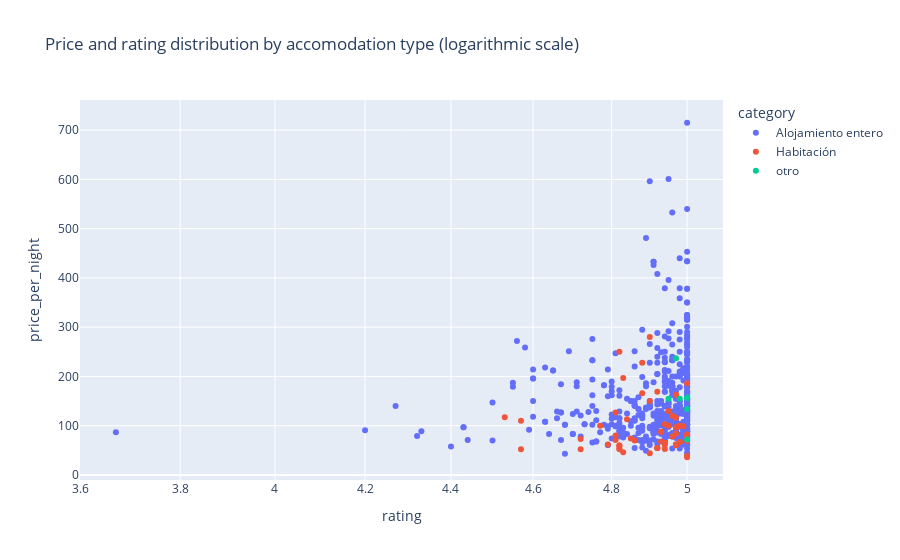

Notebook code for this chart:
### Code cell
px.scatter(
    data_frame=airbnb_data,
    x="rating",
    y="price_per_night",
    log_x=True,
    color="category",
    title="Price and rating distribution by accomodation type (logarithmic scale)",
    labels={"x": "Rating (log scale)", "y": "Price per night"},
)

### Figure 1 — Plotly figure (JSON) as saved in the notebook; plotly's stock layout.template omitted (floating-point values rounded to 4 significant figures; data arrays with more than 128 entries replaced by an {"elided": "..."} marker saying what was removed)
{"data": [{"hovertemplate": "category=Alojamiento entero<br>rating=%{x}<br>price_per_night=%{y}<extra></extra>", "legendgroup": "Alojamiento entero", "marker": {"color": "#636efa", "symbol": "circle"}, "mode": "markers", "name": "Alojamiento entero", "orientation": "v", "showlegend": true, "type": "scatter", "x": {"elided": "672 float values"}, "xaxis": "x", "y": {"elided": "672 int values"}, "yaxis": "y"}, {"hovertemplate": "category=Habitación<br>rating=%{x}<br>price_per_night=%{y}<extra></extra>", "legendgroup": "Habitación", "marker": {"color": "#EF553B", "symbol": "circle"}, "mode": "markers", "name": "Habitación", "orientation": "v", "showlegend": true, "type": "scatter", "x": [5, 0, 4.84, 4.93, 0, 4.94, 4.82, 5, 4.93, 4.82, 4.81, 4.86, 0, 4.97, 4.81, 4.72, 4.72, 4.57, 4.83, 4.94, 4.79, 4.96, 4.97, 0, 4.82, 4.93, 4.94, 4.88, 4.82, 0, 4.82, 4.97, 0, 5, 4.98, 4.88, 5, 4.98, 4.97, 4.98, 4.85, 4.97, 4.97, 0, 4.83, 4.53, 4.99, 4.97, 0, 4.77, 4.57, 4.97, 0, 0, 4.9, 5, 4.97, 4.92, 4.94, 4.94, 4.92, 5, 4.94, 4.92, 4.81, 5, 4.96, 5, 4.9, 4.95, 4.97, 4.97, 4.9, 4.95, 4.98, 4.98, 4.92], "xaxis": "x", "y": [36, 36, 113, 68, 42, 53, 55, 78, 88, 60, 127, 70, 55, 62, 80, 73, 52, 52, 46, 61, 62, 78, 62, 42, 60, 88, 103, 166, 250, 42, 52, 116, 68, 69, 67, 228, 39, 67, 61, 67, 74, 61, 61, 72, 197, 117, 99, 97, 65, 100, 110, 97, 69, 69, 44, 77, 84, 55, 65, 65, 55, 82, 65, 55, 71, 82, 120, 186, 280, 130, 163, 163, 150, 100, 100, 100, 169], "yaxis": "y"}, {"hovertemplate": "category=otro<br>rating=%{x}<br>price_per_night=%{y}<extra></extra>", "legendgroup": "otro", "marker": {"color": "#00cc96", "symbol": "circle"}, "mode": "markers", "name": "otro", "orientation": "v", "showlegend": true, "type": "scatter", "x": [4.95, 5, 5, 5, 4.98, 5, 4.97], "xaxis": "x", "y": [155, 134, 157, 157, 155, 72, 237], "yaxis": "y"}], "layout": {"legend": {"title": {"text": "category"}, "tracegroupgap": 0}, "title": {"text": "Price and rating distribution by accomodation type (logarithmic scale)"}, "xaxis": {"anchor": "y", "domain": [0, 1], "title": {"text": "rating"}, "type": "log"}, "yaxis": {"anchor": "x", "domain": [0, 1], "title": {"text": "price_per_night"}}}}
